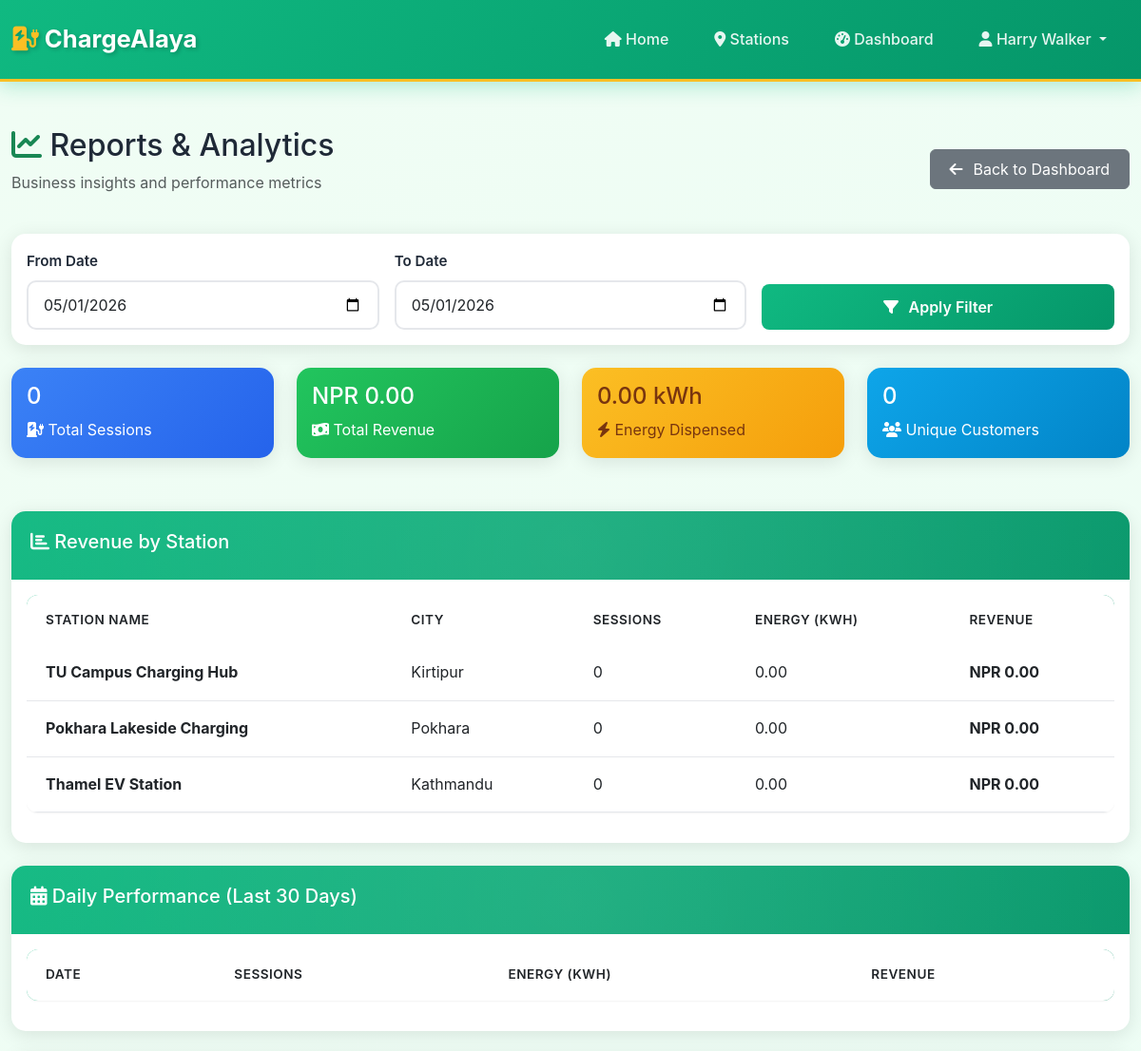
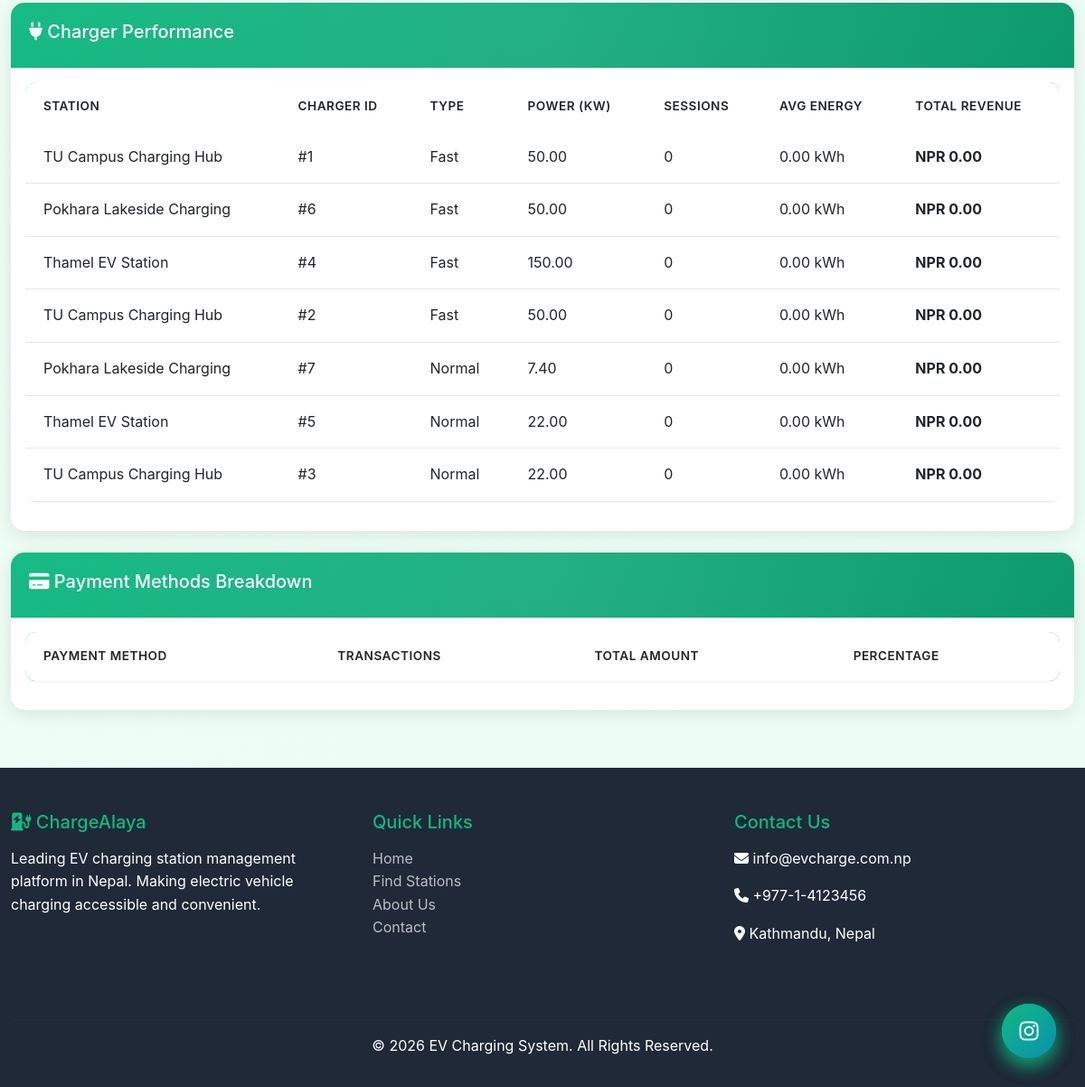
/station_owner/reports.php (signed in), run on the app's committed database (2 pictures, top to bottom).
### tables this page shows
CREATE TABLE `chargers` (
  `charger_id` int(11) NOT NULL,
  `station_id` int(11) NOT NULL,
  `charger_type` enum('fast','normal') NOT NULL,
  `max_power_kw` decimal(6,2) NOT NULL,
  `connector_type` varchar(50) DEFAULT NULL,
  `status` enum('available','in_use','maintenance') DEFAULT 'available'
);

CREATE TABLE `charging_stations` (
  `station_id` int(11) NOT NULL,
  `station_name` varchar(200) NOT NULL,
  `user_id` int(11) NOT NULL,
  `address` text NOT NULL,
  `city` varchar(100) DEFAULT NULL,
  `province` varchar(100) DEFAULT NULL,
  `latitude` decimal(10,8) DEFAULT NULL,
  `longitude` decimal(11,8) DEFAULT NULL,
  `operating_hours` varchar(100) DEFAULT NULL,
  `status` enum('online','offline','under_maintenance') DEFAULT 'online'
);

### partials/functions.php (called while the page is built, shortened)
<?php
function formatCurrency($amount) {
    return 'NPR ' . number_format($amount, 2);
}
?>

### station_owner/reports.php (the view, shortened to what this page needs)
<?php
include '../partials/header.php';
$db = new Database();
$conn = $db->connect();
$user_id = $_SESSION['user_id'];
$date_from = isset($_GET['date_from']) ? sanitize($_GET['date_from']) : date('Y-m-01');
$date_to = isset($_GET['date_to']) ? sanitize($_GET['date_to']) : date('Y-m-d');
$revenue_query = "SELECT cst.station_name, cst.city,
                  COUNT(cs.session_id) as session_count,
                  SUM(cs.energy_used_kwh) as total_energy,
                  SUM(cs.cost) as total_revenue
                  FROM charging_stations cst
                  LEFT JOIN chargers c ON cst.station_id = c.station_id
                  LEFT JOIN charging_sessions cs ON c.charger_id = cs.charger_id
                    AND DATE(cs.start_time) BETWEEN '$date_from' AND '$date_to'
                  WHERE cst.user_id = $user_id
                  GROUP BY cst.station_id
                  ORDER BY total_revenue DESC";
$revenue_data = $conn->query($revenue_query);
$charger_query = "SELECT cst.station_name, c.charger_id, c.charger_type, c.max_power_kw,
                  COUNT(cs.session_id) as session_count,
                  SUM(cs.energy_used_kwh) as total_energy,
                  SUM(cs.cost) as total_revenue,
                  AVG(cs.energy_used_kwh) as avg_energy
                  FROM chargers c
                  JOIN charging_stations cst ON c.station_id = cst.station_id
                  LEFT JOIN charging_sessions cs ON c.charger_id = cs.charger_id
                    AND DATE(cs.start_time) BETWEEN '$date_from' AND '$date_to'
                  WHERE cst.user_id = $user_id
                  GROUP BY c.charger_id
                  ORDER BY total_revenue DESC";
$charger_data = $conn->query($charger_query);
$stats_query = "SELECT
                COUNT(DISTINCT cs.session_id) as total_sessions,
                SUM(cs.cost) as total_revenue,
                SUM(cs.energy_used_kwh) as total_energy,
                COUNT(DISTINCT cs.user_id) as unique_customers,
                AVG(cs.cost) as avg_revenue_per_session
                FROM charging_sessions cs
                JOIN chargers c ON cs.charger_id = c.charger_id
                JOIN charging_stations cst ON c.station_id = cst.station_id
                WHERE cst.user_id = $user_id
                AND DATE(cs.start_time) BETWEEN '$date_from' AND '$date_to'";
$stats = $conn->query($stats_query)->fetch_assoc();
?>
<div class="container my-5">
    <div class="d-flex justify-content-between align-items-center mb-4">
        <div>
            <h2><i class="fas fa-chart-line text-success"></i> Reports & Analytics</h2>
            <p class="text-muted">Business insights and performance metrics</p>
        </div>
        <a href="dashboard.php" class="btn btn-secondary">
            <i class="fas fa-arrow-left"></i> Back to Dashboard
        </a>
    </div>
    <div class="card mb-4">
        <div class="card-body">
            <form method="GET" action="" class="row g-3">
                <div class="col-md-4">
                    <label for="date_from" class="form-label">From Date</label>
                    <input type="date" class="form-control" id="date_from" name="date_from" value="<?php echo $date_from; ?>">
                </div>
                <div class="col-md-4">
                    <label for="date_to" class="form-label">To Date</label>
                    <input type="date" class="form-control" id="date_to" name="date_to" value="<?php echo $date_to; ?>">
                </div>
                <div class="col-md-4 d-flex align-items-end">
                    <button type="submit" class="btn btn-custom w-100">
                        <i class="fas fa-filter"></i> Apply Filter
                    </button>
                </div>
            </form>
        </div>
    </div>
    <div class="row mb-4">
        <div class="col-md-3">
            <div class="card bg-primary text-white">
                <div class="card-body">
                    <h4><?php echo $stats['total_sessions'] ?? 0; ?></h4>
                    <p class="mb-0"><i class="fas fa-charging-station"></i> Total Sessions</p>
                </div>
            </div>
        </div>
        <div class="col-md-3">
            <div class="card bg-success text-white">
                <div class="card-body">
                    <h4><?php echo formatCurrency($stats['total_revenue'] ?? 0); ?></h4>
                    <p class="mb-0"><i class="fas fa-money-bill-wave"></i> Total Revenue</p>
                </div>
            </div>
        </div>
        <div class="col-md-3">
            <div class="card bg-warning text-white">
                <div class="card-body">
                    <h4><?php echo number_format($stats['total_energy'] ?? 0, 2); ?> kWh</h4>
                    <p class="mb-0"><i class="fas fa-bolt"></i> Energy Dispensed</p>
                </div>
            </div>
        </div>
        <div class="col-md-3">
            <div class="card bg-info text-white">
                <div class="card-body">
                    <h4><?php echo $stats['unique_customers'] ?? 0; ?></h4>
                    <p class="mb-0"><i class="fas fa-users"></i> Unique Customers</p>
                </div>
            </div>
        </div>
    </div>
    <div class="card mb-4">
        <div class="card-header">
            <h5><i class="fas fa-chart-bar"></i> Revenue by Station</h5>
        </div>
        <div class="card-body">
            <div class="table-responsive">
                <table class="table table-custom">
                    <thead>
                        <tr>
                            <th>Station Name</th>
                            <th>City</th>
                            <th>Sessions</th>
                            <th>Energy (kWh)</th>
                            <th>Revenue</th>
                        </tr>
                    </thead>
                    <tbody>
                        <?php while ($row = $revenue_data->fetch_assoc()): ?>
                            <tr>
                                <td><strong><?php echo htmlspecialchars($row['station_name']); ?></strong></td>
                                <td><?php echo htmlspecialchars($row['city']); ?></td>
                                <td><?php echo $row['session_count']; ?></td>
                                <td><?php echo number_format($row['total_energy'], 2); ?></td>
                                <td><strong><?php echo formatCurrency($row['total_revenue']); ?></strong></td>
                            </tr>
                        <?php endwhile; ?>
                    </tbody>
                </table>
            </div>
        </div>
    </div>
    <div class="card mb-4">
        <div class="card-header">
            <h5><i class="fas fa-calendar-alt"></i> Daily Performance (Last 30 Days)</h5>
        </div>
        <div class="card-body">
            <div class="table-responsive">
                <table class="table table-custom">
                    <thead>
                        <tr>
                            <th>Date</th>
                            <th>Sessions</th>
                            <th>Energy (kWh)</th>
                            <th>Revenue</th>
                        </tr>
                    </thead>
                </table>
            </div>
        </div>
    </div>
    <div class="card mb-4">
        <div class="card-header">
            <h5><i class="fas fa-plug"></i> Charger Performance</h5>
        </div>
        <div class="card-body">
            <div class="table-responsive">
                <table class="table table-custom">
                    <thead>
                        <tr>
                            <th>Station</th>
                            <th>Charger ID</th>
                            <th>Type</th>
                            <th>Power (kW)</th>
                            <th>Sessions</th>
                            <th>Avg Energy</th>
                            <th>Total Revenue</th>
                        </tr>
                    </thead>
                    <tbody>
                        <?php while ($row = $charger_data->fetch_assoc()): ?>
                            <tr>
                                <td><?php echo htmlspecialchars($row['station_name']); ?></td>
                                <td>#<?php echo $row['charger_id']; ?></td>
                                <td><?php echo ucfirst($row['charger_type']); ?></td>
                                <td><?php echo $row['max_power_kw']; ?></td>
                                <td><?php echo $row['session_count']; ?></td>
                                <td><?php echo number_format($row['avg_energy'], 2); ?> kWh</td>
                                <td><strong><?php echo formatCurrency($row['total_revenue']); ?></strong></td>
                            </tr>
                        <?php endwhile; ?>
                    </tbody>
                </table>
            </div>
        </div>
    </div>
    <div class="card mb-4">
        <div class="card-header">
            <h5><i class="fas fa-credit-card"></i> Payment Methods Breakdown</h5>
        </div>
        <div class="card-body">
            <div class="table-responsive">
                <table class="table table-custom">
                    <thead>
                        <tr>
                            <th>Payment Method</th>
                            <th>Transactions</th>
                            <th>Total Amount</th>
                            <th>Percentage</th>
                        </tr>
                    </thead>
                </table>
            </div>
        </div>
    </div>
</div>
<?php
include '../partials/footer.php';
?>

### assets/css/view_receipt.css (style rules this page uses)
@media screen { .card { box-shadow: 0 4px 20px rgba(0,0,0,0.1); } }

### data on the page
chargers: station.station_name "TU Campus Charging Hub", charger_id "1", charger_type "Fast", max_power_kw "50.00", session_count "0", avg_energy "0.00", total_revenue "NPR 0.00"
chargers: station.station_name "Pokhara Lakeside Charging", charger_id "6", charger_type "Fast", max_power_kw "50.00", session_count "0", avg_energy "0.00", total_revenue "NPR 0.00"
chargers: station.station_name "Thamel EV Station", charger_id "4", charger_type "Fast", max_power_kw "150.00", session_count "0", avg_energy "0.00", total_revenue "NPR 0.00"
chargers: station.station_name "TU Campus Charging Hub", charger_id "2", charger_type "Fast", max_power_kw "50.00", session_count "0", avg_energy "0.00", total_revenue "NPR 0.00"
chargers: station.station_name "Pokhara Lakeside Charging", charger_id "7", charger_type "Normal", max_power_kw "7.40", session_count "0", avg_energy "0.00", total_revenue "NPR 0.00"
chargers: station.station_name "Thamel EV Station", charger_id "5", charger_type "Normal", max_power_kw "22.00", session_count "0", avg_energy "0.00", total_revenue "NPR 0.00"
chargers: station.station_name "TU Campus Charging Hub", charger_id "3", charger_type "Normal", max_power_kw "22.00", session_count "0", avg_energy "0.00", total_revenue "NPR 0.00"

### other printed values
$_SESSION['name'] "Harry Walker"
$stats['total_sessions'] "0"
formatCurrency($stats['total_revenue'] ?? 0) "NPR 0.00"
$stats['total_energy'] "0.00"
$stats['unique_customers'] "0"
$row['station_name'] "TU Campus Charging Hub"
$row['city'] "Kirtipur"
$row['session_count'] "0"
$row['total_energy'] "0.00"
formatCurrency($row['total_revenue']) "NPR 0.00"
$row['station_name'] "Pokhara Lakeside Charging"
$row['city'] "Pokhara"
$row['station_name'] "Thamel EV Station"
$row['city'] "Kathmandu"
